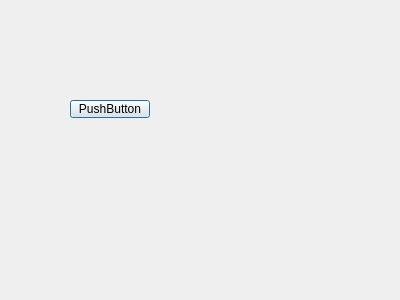
<?xml version="1.0" encoding="UTF-8"?>
<ui version="4.0">
 <class>Dialog</class>
 <widget class="QDialog" name="Dialog">
  <property name="geometry">
   <rect>
    <x>0</x>
    <y>0</y>
    <width>400</width>
    <height>300</height>
   </rect>
  </property>
  <property name="windowTitle">
   <string>Dialog</string>
  </property>
  <widget class="QPushButton" name="pushButton">
   <property name="geometry">
    <rect>
     <x>70</x>
     <y>100</y>
     <width>80</width>
     <height>18</height>
    </rect>
   </property>
   <property name="text">
    <string>PushButton</string>
   </property>
  </widget>
 </widget>
 <resources/>
 <connections/>
</ui>
